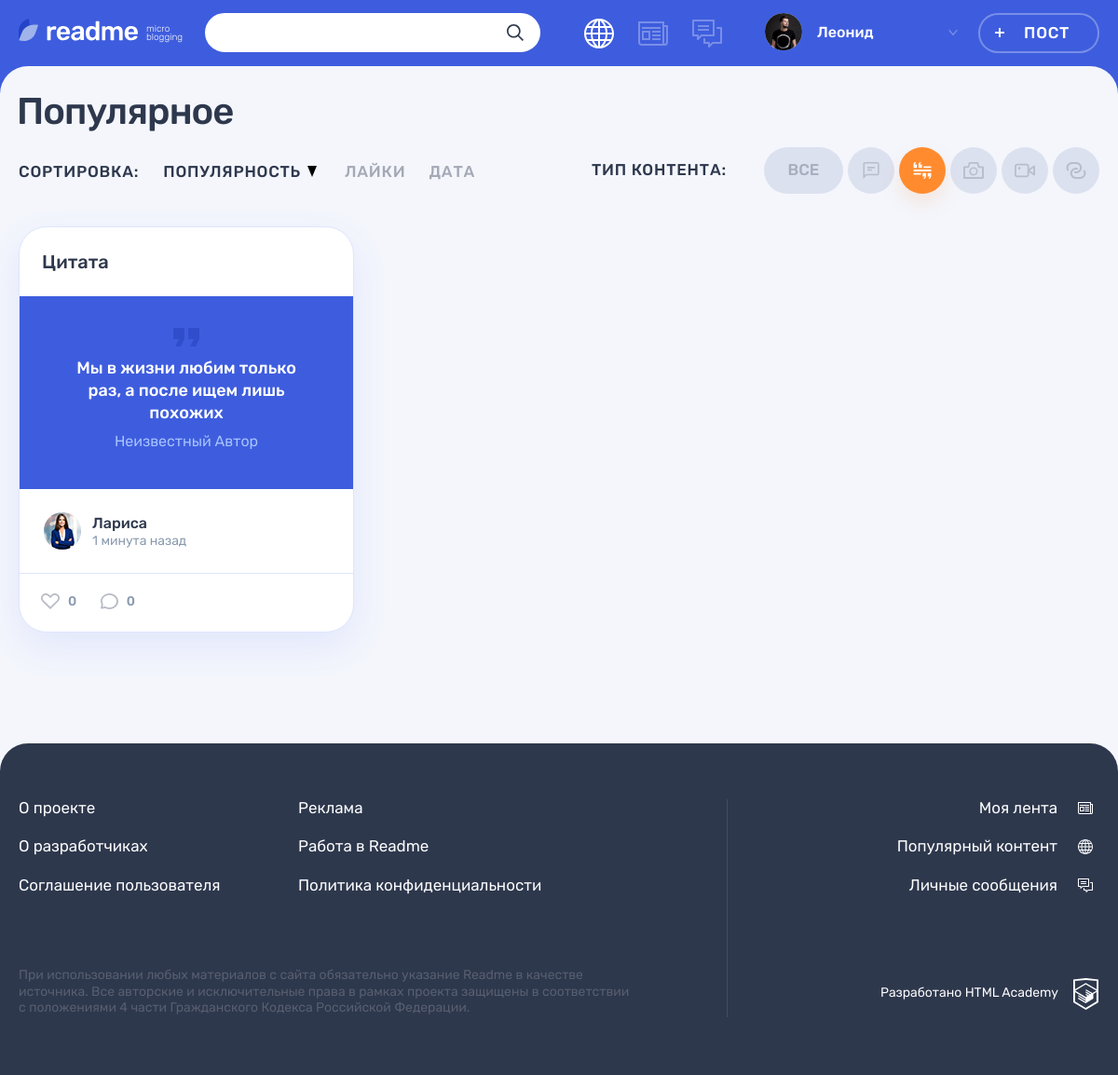
Page /index.php?class=2&sort=DESC on the committed database.
### tables this page shows
CREATE TABLE IF NOT EXISTS `content_type` (
                                            id INT PRIMARY KEY AUTO_INCREMENT,
                                            `name` VARCHAR(127) NOT NULL UNIQUE,
                                            class VARCHAR(127) NOT NULL
);

CREATE TABLE IF NOT EXISTS `posts` (
                                     id INT PRIMARY KEY AUTO_INCREMENT,
                                     title VARCHAR(90) NOT NULL,
                                     text TEXT,
                                     quote_author VARCHAR(90),
                                     image VARCHAR(255) UNIQUE,
                                     youtube VARCHAR(255),
                                     website_title VARCHAR(255),
                                     website VARCHAR(255),
                                     views INT,
                                     created_at DATETIME NOT NULL DEFAULT NOW(),
                                     updated_at DATETIME NOT NULL DEFAULT NOW(),
                                     user_id INT NOT NULL,
                                     content_type_id INT NOT NULL,
                                     FOREIGN KEY fk_post_user_id_user_id (user_id) REFERENCES `user`(id) ON DELETE CASCADE,
                                     FOREIGN KEY fk_post_content_type_id_content_type_id (content_type_id) REFERENCES content_type(id) ON DELETE CASCADE,
                                     INDEX idx_post_content_type_id (content_type_id),
                                     INDEX idx_post_content_type_id_user_id (user_id, content_type_id)
);

CREATE TABLE IF NOT EXISTS `user` (
                                    id INT PRIMARY KEY AUTO_INCREMENT,
                                    created_at DATETIME NOT NULL DEFAULT NOW(),
                                    updated_at DATETIME NOT NULL DEFAULT NOW(),
                                    login VARCHAR(255) NOT NULL UNIQUE,
                                    user_name VARCHAR(255) NOT NULL,
                                    email VARCHAR(255) NOT NULL UNIQUE,
                                    password CHAR(32) NOT NULL,
                                    avatar VARCHAR(255) UNIQUE,
                                    INDEX idx_user_username (login)
);

### helpers.php (called while the page is built, shortened)
<?php
function get_noun_plural_form(int $number, string $one, string $two, string $many): string
{
    $number = (int)$number;
    $mod10 = $number % 10;
    $mod100 = $number % 100;
    switch (true) {
        case ($mod10 === 1):
            return $one;
        case ($mod10 >= 2 && $mod10 <= 4):
            return $two;
    }
}
function include_template($name, array $data = [])
{
    $name = 'templates/' . $name;
    extract($data);
    require $name;
    $result = ob_get_clean();
    return $result;
}
function generate_random_date($index)
{
    $deltas = [['minutes' => 59], ['hours' => 23], ['days' => 6], ['weeks' => 4], ['months' => 11]];
    $dcnt = count($deltas);
    $delta = $deltas[$index];
    $timeval = rand(1, current($delta));
    $timename = key($delta);
    $ts = strtotime("$timeval $timename ago");
    $dt = date('Y-m-d H:i:s', $ts);
    return $dt;
}

### data.php (called while the page is built, shortened)
<?php
$link = mysqli_connect('localhost', 'root', '', 'readme');
mysqli_set_charset($link, "utf8");
$contentTypeCondition = isset($_GET['class'])
    ? "WHERE posts.content_type_id = {$_GET['class']}" : '';
$sortDirection = $_GET['sort'] ?? 'ASC';
$sqlPost = <<<SQL
SELECT
       posts.id,
       title post_title,
       text post_text,
       quote_author post_quote_author,
       image post_image,
       youtube post_youtube,
       website_title post_website_title,
       website post_website,
       views post_views,
       user.user_name user_name,
       user.avatar user_avatar,
       content_type.class content_class
FROM posts
INNER JOIN `user` ON posts.user_id = user.id
INNER JOIN content_type ON posts.content_type_id = content_type.id
{$contentTypeCondition}
ORDER BY views {$sortDirection};
SQL;
$resultPost = mysqli_query($link, $sqlPost);
$rows = mysqli_fetch_all($resultPost, MYSQLI_ASSOC);
$sqlContentType = <<<SQL
SELECT *
FROM content_type
SQL;
$resultContentType = mysqli_query($link, $sqlContentType);
$rowsContents = mysqli_fetch_all($resultContentType, MYSQLI_ASSOC);
$paramsIndex = $_GET;
$paramsIndex['sort'] = $sortDirection == 'ASC' ? 'DESC' : 'ASC';
$scriptNameIndex = pathinfo('index.php', PATHINFO_BASENAME);
$urlQueryIndex = http_build_query($paramsIndex);
$urlSort = "/" . $scriptNameIndex . "?" . $urlQueryIndex;
function esc($str) {
    $text = htmlspecialchars($str);
    return $text;
}

### templates/main.php (the view, shortened to what this page needs)
<div class="container">
    <h1 class="page__title page__title--popular">Популярное</h1>
</div>
<div class="popular container">
    <div class="popular__filters-wrapper">
        <div class="popular__sorting sorting">
            <b class="popular__sorting-caption sorting__caption">Сортировка:</b>
            <ul class="popular__sorting-list sorting__list">
                <li class="sorting__item sorting__item--popular">
                    <a class="sorting__link sorting__link--active" href="<?=$urlSort; ?>">
                        <span>Популярность</span>
                        <svg class="sorting__icon" width="10" height="12">
                            <use xlink:href="#icon-sort"></use>
                        </svg>
                    </a>
                </li>
                <li class="sorting__item">
                    <a class="sorting__link" href="#">
                        <span>Лайки</span>
                    </a>
                </li>
                <li class="sorting__item">
                    <a class="sorting__link" href="#">
                        <span>Дата</span>
                    </a>
                </li>
            </ul>
        </div>
        <div class="popular__filters filters">
            <b class="popular__filters-caption filters__caption">Тип контента:</b>
            <ul class="popular__filters-list filters__list">
                <li class="popular__filters-item popular__filters-item--all filters__item filters__item--all">
                    <a class="filters__button filters__button--ellipse filters__button--all <?=$selectedContentType ? '' : 'filters__button--active'; ?>" href="/">
                        <span>Все</span>
                    </a>
                </li>
                <?php foreach ($rowsContents as $rowsContent): ?>
                    <li class="popular__filters-item filters__item">
                        <a class="filters__button filters__button--photo button <?=$selectedContentType == $rowsContent['id'] ? 'filters__button--active': '';?> " href="<?='index.php?class=' . $rowsContent['id'];?> ">
                            <svg class="filters__icon" width="22" height="18">
                                <use xlink:href="#icon-filter-<?=$rowsContent['class'];?>"></use>
                            </svg>
                        </a>
                    </li>
                <?php endforeach; ?>
            </ul>
        </div>
    </div>
    <div class="popular__posts">
        <?php foreach ($rows as $index => $row): ?>
            <?php $today = new DateTimeImmutable(); ?>
            <?php $postDate = new DateTime(generate_random_date ($index)); ?>
            <article class="popular__post post post-<?=$row['content_class'];?>">
                <header class="post__header">
                    <h2><a href="/post.php?id=<?=$row['id']; ?>"><?=esc($row['post_title']);?></a></h2>
                </header>
                <div class="post__main">
                    <?php if($row['content_class'] == "quote"): ?>
                        <blockquote>
                            <p>
                                <?=esc($row['post_text']); ?>
                            </p>
                            <cite><?=esc($row['post_quote_author']); ?></cite>
                        </blockquote>
                    <?php elseif($row['content_class'] == "photo"): ?>
                        <div class="post-photo__image-wrapper">
                            <img src="img/<?=$row['post_image']; ?>" alt="Фото от пользователя" width="360" height="240">
                        </div>
                    <?php endif; ?>
                </div>
                <footer class="post__footer">
                    <div class="post__author">
                        <a class="post__author-link" href="#" title="<?=date_format($postDate, "d-m-Y H:i") ?>">
                            <div class="post__avatar-wrapper">
                                <img class="post__author-avatar" src="img/<?=$row['user_avatar'];?>" alt="Аватар пользователя">
                            </div>
                            <div class="post__info">
                                <b class="post__author-name"><?=esc($row['user_name']);?></b>
                                <time class="post__time" datetime=" ">
                                    <?php $diff = $today->diff($postDate); ?>
                                    <?php if ($diff->m >= 1): ?>
                                        <?php $diffString = sprintf('%d %s', $diff->m, get_noun_plural_form($diff->m, ' месяц назад', ' месяца назад', ' месяцев назад')); ?>
                                    <?php elseif ($diff->days / 7 >= 1 && $diff->days / 7 < 5): ?>
                                        <?php $weeks = floor($diff->days / 7); ?>
                                        <?php $diffString = sprintf('%d %s', $weeks, get_noun_plural_form($weeks, ' неделя назад', ' недели назад', ' недель назад')); ?>
                                    <?php elseif ($diff->days >= 1 && $diff->days < 7): ?>
                                        <?php $diffString = sprintf('%d %s', $diff->days, get_noun_plural_form($diff->d, ' день назад', ' дня назад', ' дней назад')); ?>
                                    <?php elseif ($diff->h >= 1 && $diff->h < 24): ?>
                                        <?php $diffString = sprintf('%d %s', $diff->h, get_noun_plural_form($diff->h, ' час назад', ' часа назад', ' часов назад')); ?>
                                    <?php elseif ($diff->i < 60): ?>
                                        <?php $diffString = sprintf('%d %s', $diff->i, get_noun_plural_form($diff->i, ' минута назад', ' минуты назад', ' минут назад')); ?>
                                    <?php endif; ?>
                                    <?=$diffString; ?>
                                </time>
                            </div>
                        </a>
                    </div>
                    <div class="post__indicators">
                        <div class="post__buttons">
                            <a class="post__indicator post__indicator--likes button" href="#" title="Лайк">
                                <svg class="post__indicator-icon" width="20" height="17">
                                    <use xlink:href="#icon-heart"></use>
                                </svg>
                                <span>0</span>
                            </a>
                            <a class="post__indicator post__indicator--comments button" href="#" title="Комментарии">
                                <svg class="post__indicator-icon" width="19" height="17">
                                    <use xlink:href="#icon-comment"></use>
                                </svg>
                                <span>0</span>
                            </a>
                        </div>
                    </div>
                </footer>
            </article>
        <?php endforeach; ?>
    </div>
</div><?php

### rows in the picture
posts: title "Цитата", text "Мы в жизни любим только раз, а после ищем лишь похожих", quote_author "Неизвестный Автор", user.avatar (picture), user.user_name "Лариса", diffString "1 минута назад"

### other values in the picture
$userName "Леонид"
